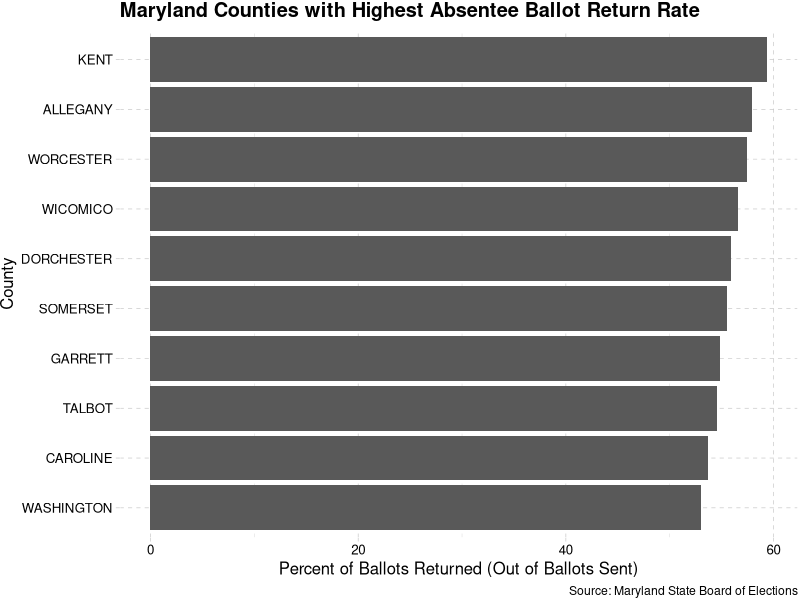
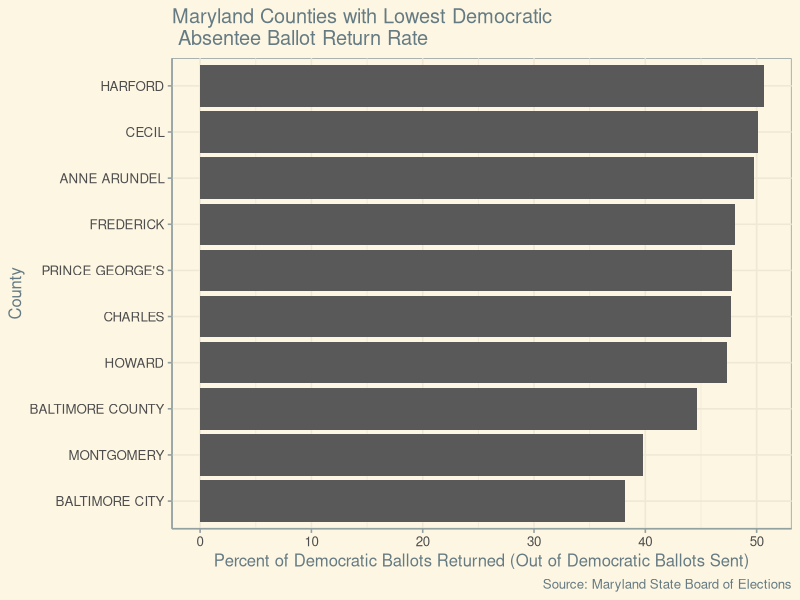
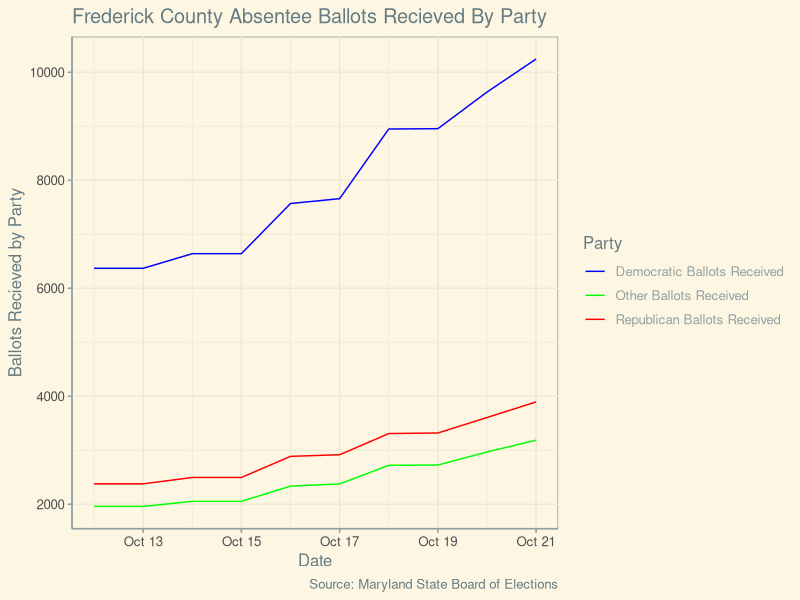
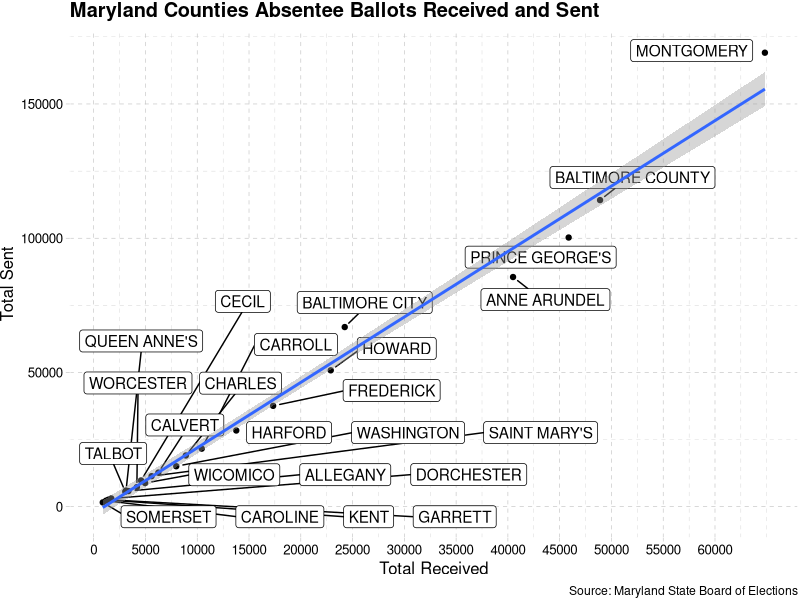
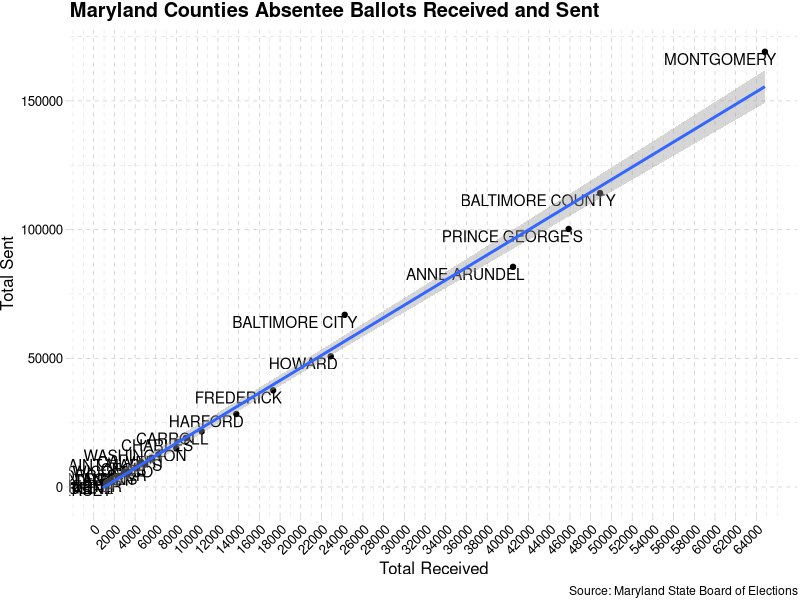

R code for these plots, in order:
## ---- chunk 1
knitr::opts_chunk$set(echo = TRUE)
## ---- chunk 2
# Turn off scientific notation
options(scipen=999)

# Load libraries

library(tidyverse)
## ---- chunk 3
# load the data
absentee <- read_csv("data/md_absentee_ballots.csv")
date <- read_csv("data/md_absentee_ballots_date.csv")
glimpse(absentee)
glimpse(date)
## ---- chunk 4
absentee <- absentee |> 
  mutate(percent_returned = (`TOTAL RECEIVED`/`TOTAL SENT`)*100)
glimpse(absentee)

mdhighreturn <- absentee |>
  arrange(desc(percent_returned)) |>
  select(`COUNTY NAME`, percent_returned) |> 
  head(10)

mdhighreturn

library(ggthemes)

mdhighreturn |>
  ggplot() +
  geom_bar(aes(x=reorder(`COUNTY NAME`,percent_returned), weight=percent_returned)) +
   coord_flip() + 
   theme_pander()+
   labs(
    title="Maryland Counties with Highest Absentee Ballot Return Rate",
    x = "County",
    y = "Percent of Ballots Returned (Out of Ballots Sent)",
    caption = "Source: Maryland State Board of Elections"
    
  )

## ---- chunk 5
absentee <- absentee |> 
  mutate(dem_percent_returned = (`DEM RECEIVED`/DEM_SENT)*100)
glimpse(absentee)

absentee <- absentee |> 
  mutate(rep_percent_returned = (`REP RECEIVED`/`REP SENT`)*100)
glimpse(absentee)

absentee <- absentee |> 
  mutate(rep_recieved_minus_dem_recieved = rep_percent_returned - dem_percent_returned)
glimpse(absentee)

absentee |>
  arrange(dem_percent_returned) |>
  select(`COUNTY NAME`, dem_percent_returned, rep_percent_returned, rep_recieved_minus_dem_recieved) |> 
  head(10)

demlowreturn <-absentee |>
  arrange(dem_percent_returned) |>
  select(`COUNTY NAME`, dem_percent_returned)|> 
  head(10)
  
demlowreturn |>
  ggplot() +
  geom_bar(aes(x=reorder(`COUNTY NAME`,dem_percent_returned), weight=dem_percent_returned)) +
   coord_flip() + 
  theme_solarized()+
   labs(
    title="Maryland Counties with Lowest Democratic \n Absentee Ballot Return Rate",
    x = "County",
    y = "Percent of Democratic Ballots Returned (Out of Democratic Ballots Sent)",
    caption = "Source: Maryland State Board of Elections"
    
  )
## ---- chunk 6

glimpse(date)
date$`COUNTY NAME`
fredrickdate<- date |>
  filter(`COUNTY NAME` == "FREDERICK")

fredrickdate |>
  ggplot() + 
  geom_line(aes(x=DATE, y=`DEM RECEIVED`, color="Democratic Ballots Received")) + 
  geom_line(aes(x=DATE, y=`REP RECEIVED`, color="Republican Ballots Received" )) +
  geom_line(aes(x=DATE, y=`OTH RECEIVED`, color="Other Ballots Received")) +
   scale_color_manual(values = c("Democratic Ballots Received" = "blue", "Republican Ballots Received" = "red", "Other Ballots Received" = "green")) +
  theme(
    axis.text.x = element_text(angle = 45,  hjust=1)
  )+
  labs(color = "Party",
       title="Frederick County Absentee Ballots Recieved By Party",
    x = "Date",
    y = "Ballots Recieved by Party",
    caption = "Source: Maryland State Board of Elections")+
  theme_solarized()
## ---- chunk 7
knitr::include_graphics("https://www.mathsisfun.com/data/images/scatter-ice-cream1.svg")
## ---- chunk 8
glimpse(absentee)
library(ggrepel)





absentee |>
  ggplot() +
  geom_point(aes(x = `TOTAL RECEIVED`, y = `TOTAL SENT`)) + 
  geom_label_repel(
    aes(x = `TOTAL RECEIVED`, y = `TOTAL SENT`, label = `COUNTY NAME`),
    max.overlaps = Inf, 
    box.padding = 0.5, 
    point.padding = 0.5, 
    segment.size = 0.5,
    segment.color = "black",
    force = 2
  ) +
  theme_pander() +
  geom_smooth(aes(x = `TOTAL RECEIVED`, y = `TOTAL SENT`), method = "lm", se = TRUE) +
  scale_x_continuous(breaks = seq(0, max(absentee$`TOTAL RECEIVED`), by = 5000)) +  
  labs(
    title = "Maryland Counties Absentee Ballots Received and Sent",
    x = "Total Received",
    y = "Total Sent",
    caption = "Source: Maryland State Board of Elections"
  )




absentee |>
  ggplot() +
  geom_point(aes(x = `TOTAL RECEIVED`, y = `TOTAL SENT`)) + 
  geom_text(
    aes(x = `TOTAL RECEIVED`, y = `TOTAL SENT`, label = `COUNTY NAME`),
    vjust = 1.1, hjust = 0.9  # Adjusts the position near the point
  ) +
  theme_pander() +
  theme(
    axis.text.x = element_text(angle = 45,  hjust=1)
  )+
  geom_smooth(aes(x = `TOTAL RECEIVED`, y = `TOTAL SENT`), method = "lm", se = TRUE) +
  scale_x_continuous(breaks = seq(0, max(absentee$`TOTAL RECEIVED`), by = 2000)) +
  labs(
    title = "Maryland Counties Absentee Ballots Received and Sent",
    x = "Total Received",
    y = "Total Sent",
    caption = "Source: Maryland State Board of Elections"
  )
